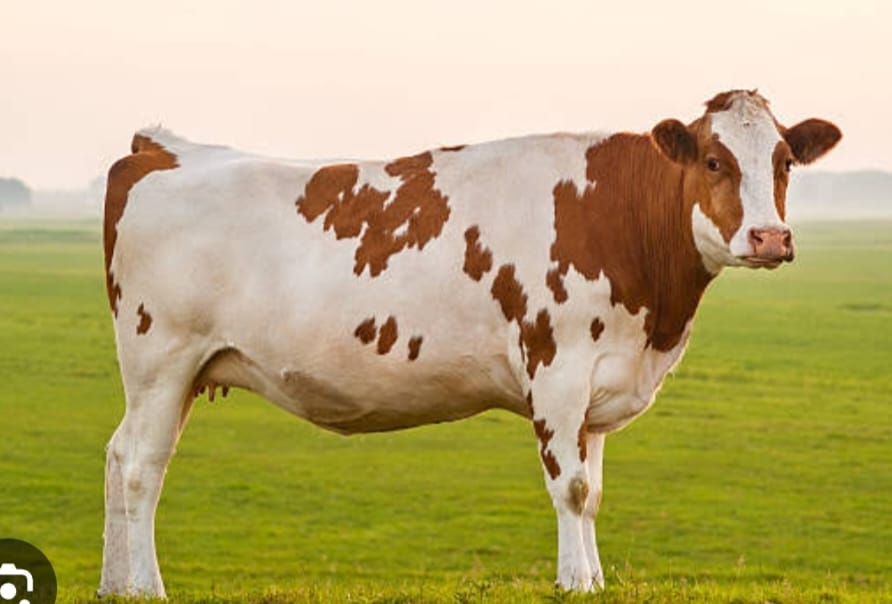
#> input picture uploads/20250922_114316_Cattel_Image.jpeg, 892 x 604 px
$ python -i health_breeding_insights.py   (imports and definitions only)
#> lines starting #> are read from the running program, lines starting #| are printed output that depends on the picture; after the words box and inside, x2 and y2 are one past the last pixel; in counts of white or black regions, pixels touching at a corner belong together
#> further down, picture is the input picture: shape (604, 892, 3); mean B, G, R 113.8, 168.5, 182.4
# Health Assessment and Breeding Insights for Cattle Recognition
import cv2
import numpy as np
import pandas as pd
from typing import Dict, List, Tuple, Optional
from datetime import datetime
import json
import os
from dataclasses import dataclass
from enum import Enum


class BodyConditionScale(Enum):
    """Body Condition Score scale (1-9)"""
    EMACIATED = 1
    VERY_THIN = 2
    THIN = 3
    MODERATELY_THIN = 4
    MODERATE = 5
    MODERATELY_FLESHY = 6
    FLESHY = 7
    FAT = 8
    VERY_FAT = 9


@dataclass
class HealthAssessment:
    """Data class for health assessment results"""
    body_condition_score: float
    condition_category: str
    health_status: str
    weight_estimate_kg: Optional[float] = None
    age_estimate_months: Optional[int] = None
    reproductive_status: Optional[str] = None


@dataclass
class BreedingRecommendation:
    """Data class for breeding recommendations"""
    breeding_readiness: str
    optimal_breeding_season: str
    nutrition_recommendations: List[str]
    management_suggestions: List[str]
    expected_calving_interval: Optional[str] = None


class CattleHealthAnalyzer:
    """
    Advanced health analysis system for cattle using computer vision
    """

    def __init__(self):
        self.breed_characteristics = self.load_breed_characteristics()
        self.nutrition_database = self.load_nutrition_database()
        self.seasonal_recommendations = self.load_seasonal_recommendations()

    def load_breed_characteristics(self) -> Dict:
        """Load breed-specific characteristics and standards"""
        return {
            'Gir': {
                'mature_weight_kg': {'male': (400, 500), 'female': (300, 400)},
                'height_cm': {'male': (130, 140), 'female': (120, 130)},
                'characteristics': ['distinctive hump', 'curved horns', 'heat tolerant'],
                'optimal_bcs': (5, 7),
                'breeding_season': 'year-round',
                'first_calving_age_months': 36,
                'calving_interval_months': 13
            },
            'Sahiwal': {
                'mature_weight_kg': {'male': (450, 550), 'female': (350, 450)},
                'height_cm': {'male': (132, 142), 'female': (122, 132)},
                'characteristics': ['reddish-brown color', 'loose skin', 'good milker'],
                'optimal_bcs': (5, 7),
                'breeding_season': 'year-round',
                'first_calving_age_months': 34,
                'calving_interval_months': 12
            },
            'Holstein_Friesian': {
                'mature_weight_kg': {'male': (700, 900), 'female': (550, 700)},
                'height_cm': {'male': (150, 160), 'female': (140, 150)},
                'characteristics': ['black and white patches', 'large frame', 'high milk yield'],
                'optimal_bcs': (6, 8),
                'breeding_season': 'year-round',
                'first_calving_age_months': 24,
                'calving_interval_months': 12
            },
            'Jersey': {
                'mature_weight_kg': {'male': (500, 650), 'female': (350, 450)},
                'height_cm': {'male': (125, 135), 'female': (115, 125)},
                'characteristics': ['fawn color', 'compact size', 'high butterfat'],
                'optimal_bcs': (5, 7),
                'breeding_season': 'year-round',
                'first_calving_age_months': 22,
                'calving_interval_months': 11
            },
            'Red_Sindhi': {
                'mature_weight_kg': {'male': (400, 500), 'female': (300, 400)},
                'height_cm': {'male': (130, 140), 'female': (120, 130)},
                'characteristics': ['red color', 'heat tolerant', 'dual purpose'],
                'optimal_bcs': (5, 7),
                'breeding_season': 'year-round',
                'first_calving_age_months': 36,
                'calving_interval_months': 13
            }
        }

    def load_nutrition_database(self) -> Dict:
        """Load nutrition requirements by breed and condition"""
        return {
            'dry_matter_intake_percent': {
                'lactating': 3.5,
                'pregnant': 2.8,
                'dry': 2.2,
                'growing': 3.0
            },
            'protein_requirements_percent': {
                'lactating': {'high_yield': 16, 'medium_yield': 14, 'low_yield': 12},
                'pregnant': 11,
                'dry': 9,
                'growing': 14
            },
            'energy_requirements_mcal_per_day': {
                'maintenance': {'small': 12, 'medium': 15, 'large': 18},
                'lactation_per_kg_milk': 0.74,
                'pregnancy_last_trimester': 3.2,
                'growth_per_kg_gain': 4.4
            },
            'mineral_requirements': {
                'calcium_percent': 0.6,
                'phosphorus_percent': 0.4,
                'salt_percent': 0.5,
                'trace_minerals': ['copper', 'zinc', 'selenium', 'cobalt']
            }
        }

    def load_seasonal_recommendations(self) -> Dict:
        """Load seasonal breeding and management recommendations"""
        return {
            'monsoon': {
                'breeding': 'Ideal for heat-sensitive breeds',
                'nutrition': 'Focus on green fodder, watch for parasites',
                'management': 'Ensure proper drainage, foot care'
            },
            'winter': {
                'breeding': 'Good for all breeds',
                'nutrition': 'Increase energy supplements',
                'management': 'Provide shelter, increase feeding frequency'
            },
            'summer': {
                'breeding': 'Avoid peak heat months for temperate breeds',
                'nutrition': 'Provide adequate water, electrolytes',
                'management': 'Shade, ventilation, early morning/evening feeding'
            }
        }

    # [25 lines left out: function analyze_body_condition, not called in this run]

    def extract_body_features(self, image: np.ndarray) -> Dict:
        """
        Extract morphological features for body condition assessment
        """
        # Convert to grayscale for processing
        gray = cv2.cvtColor(image, cv2.COLOR_BGR2GRAY)
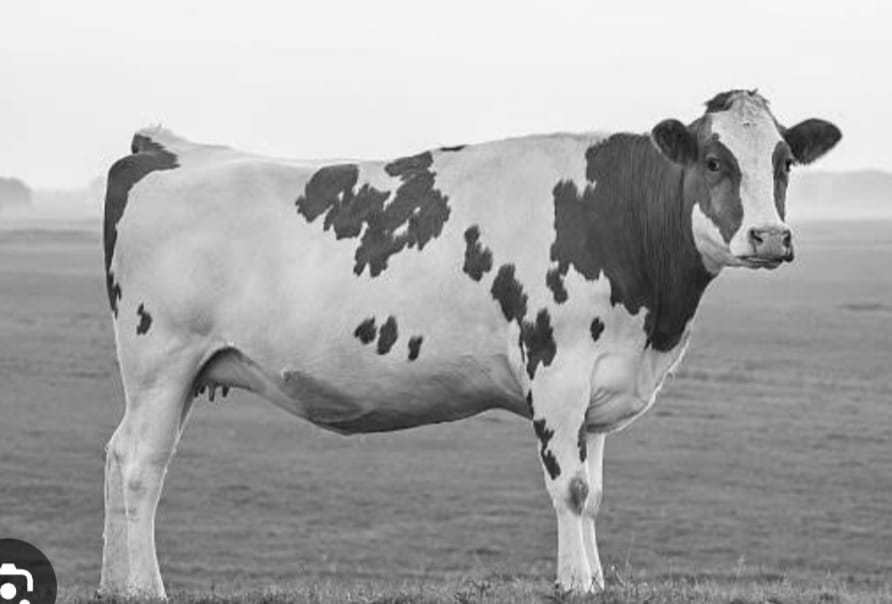
#> gray: shape (604, 892); min 9, max 255, mean 166.5

        # Apply Gaussian blur to reduce noise
        blurred = cv2.GaussianBlur(gray, (5, 5), 0)

        # Edge detection for body outline
        edges = cv2.Canny(blurred, 50, 150)
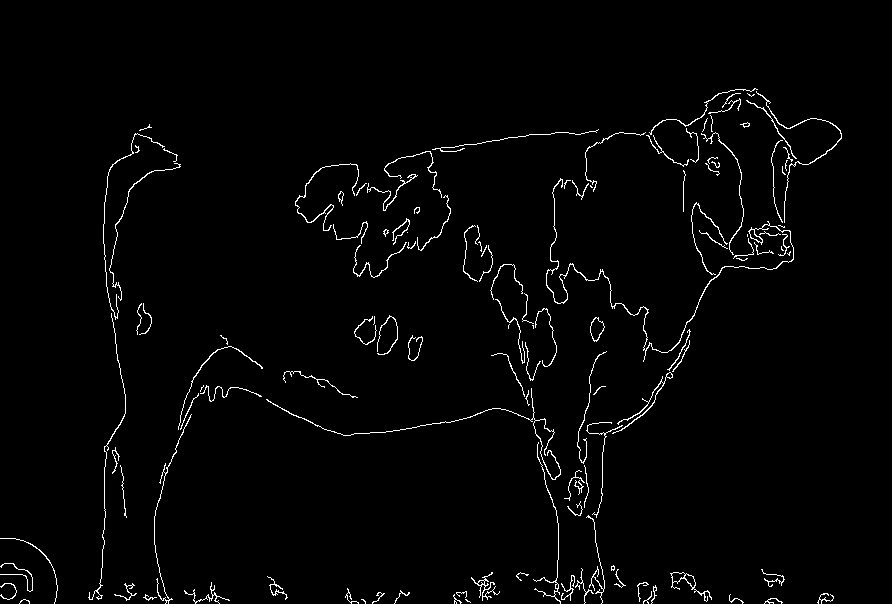
#> edges: shape (604, 892); 1.9% white in thin lines or dots, all inside (x1, y1, x2, y2) = (0, 88, 842, 604)

        # Find contours
        contours, _ = cv2.findContours(edges, cv2.RETR_EXTERNAL, cv2.CHAIN_APPROX_SIMPLE)
#> contours = 128 contours, 93 with area under 20; largest, box (x1, y1, x2, y2) and area: (546, 178, 794, 362) 248, (590, 317, 605, 342) 215, (670, 572, 712, 602) 206, (612, 372, 673, 434) 90, (756, 91, 842, 223) 73

        if not contours:
            return {'error': 'No contours found'}

        # Get the largest contour (assumed to be the cattle body)
        main_contour = max(contours, key=cv2.contourArea)
#> main_contour = contour of 679 points, box (x1, y1, x2, y2) (546, 178, 794, 362), area 248

        # Calculate basic geometric features
        area = cv2.contourArea(main_contour)
#> area = 248
        perimeter = cv2.arcLength(main_contour, True)
#> perimeter = 1543.7

        # Fit bounding rectangle and ellipse
        x, y, w, h = cv2.boundingRect(main_contour)
#> x = 546; y = 178; w = 248; h = 184
        aspect_ratio = w / h if h > 0 else 0
#> aspect_ratio = 1.35

        # Convex hull and solidity
        hull = cv2.convexHull(main_contour)
#> hull = contour of 17 points, box (x1, y1, x2, y2) (546, 178, 794, 362), area 28914
        hull_area = cv2.contourArea(hull)
#> hull_area = 28914.5
        solidity = area / hull_area if hull_area > 0 else 0
#> solidity = 0.00858

        # Fit ellipse for body shape analysis
        if len(main_contour) >= 5:
            ellipse = cv2.fitEllipse(main_contour)
#> ellipse = ((665.4, 208.3), (220, 256.5), 28.61)
            major_axis = max(ellipse[1])
#> major_axis = 256.5
            minor_axis = min(ellipse[1])
#> minor_axis = 220
            ellipse_ratio = major_axis / minor_axis if minor_axis > 0 else 0
#> ellipse_ratio = 1.17
        else:
            ellipse_ratio = 1.0

        # Calculate moments for shape analysis
        moments = cv2.moments(main_contour)
#> moments = moments, m00 248, centre m10/m00, m01/m00 = (680.2, 267)

        # Compactness (circularity)
        compactness = 4 * np.pi * area / (perimeter ** 2) if perimeter > 0 else 0
#> compactness = 0.00131

        # Regional analysis for fat deposits
        body_regions = self.analyze_body_regions(gray, main_contour)

        return {
            'area': area,
            'perimeter': perimeter,
            'aspect_ratio': aspect_ratio,
            'solidity': solidity,
            'ellipse_ratio': ellipse_ratio,
            'compactness': compactness,
            'bounding_box': (x, y, w, h),
            'body_regions': body_regions,
            'moments': moments
        }

    def analyze_body_regions(self, gray_image: np.ndarray, contour: np.ndarray) -> Dict:
        """
        Analyze specific body regions for condition assessment
        """
        # Create mask from contour
        mask = np.zeros(gray_image.shape, np.uint8)
        cv2.fillPoly(mask, [contour], 255)
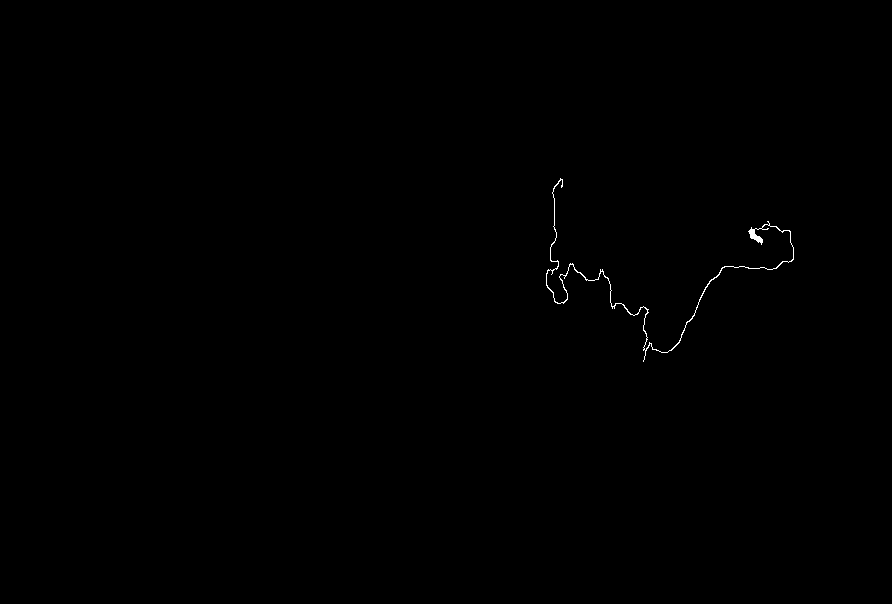
#> mask: shape (604, 892); 0.17% white in thin lines or dots, all inside (x1, y1, x2, y2) = (546, 178, 794, 362)

        # Get bounding rectangle
        x, y, w, h = cv2.boundingRect(contour)
#> x = 546; y = 178; w = 248; h = 184

        # Define regions of interest
        regions = {
            'spine_area': gray_image[y:y+h//3, x+w//4:x+3*w//4],
            'rib_area': gray_image[y+h//4:y+3*h//4, x:x+w//2],
            'hip_area': gray_image[y+2*h//3:y+h, x+w//4:x+3*w//4],
            'udder_area': gray_image[y+3*h//4:y+h, x+w//3:x+2*w//3]
        }

        region_analysis = {}
        for region_name, region_img in regions.items():
            if region_img.size > 0:
                # Calculate texture features
                mean_intensity = np.mean(region_img)
                std_intensity = np.std(region_img)

                # Calculate local binary pattern or other texture features
                region_analysis[region_name] = {
                    'mean_intensity': mean_intensity,
                    'std_intensity': std_intensity,
                    'uniformity': std_intensity / mean_intensity if mean_intensity > 0 else 0
                }
#> this loop made 4 passes
#> (region_name, mean_intensity, std_intensity) on passes 1 to 4: ('spine_area', 93.79, 35.25), ('rib_area', 97.59, 55.12), ('hip_area', 123.8, 52.9), ('udder_area', 118.7, 52.87)
#> after the loop, region_analysis = 4 items

        return region_analysis

    # [132 lines left out: functions estimate_body_condition_score, categorize_body_condition, assess_health_status, estimate_weight, generate_health_recommendations, not called in this run]


class BreedingAdvisor:
    """
    Breeding recommendations and management advisor
    """

    def __init__(self, health_analyzer: CattleHealthAnalyzer):
        self.health_analyzer = health_analyzer
        self.breeding_calendar = self.load_breeding_calendar()

    # [198 lines left out: functions load_breeding_calendar, generate_breeding_recommendations, assess_breeding_readiness, determine_optimal_breeding_season, generate_breeding_nutrition_recommendations, generate_management_suggestions, not called in this run]


class ComprehensiveHealthSystem:
    """
    Integrated system combining health analysis and breeding recommendations
    """

    def __init__(self):
        self.health_analyzer = CattleHealthAnalyzer()
        self.breeding_advisor = BreedingAdvisor(self.health_analyzer)

    # [152 lines left out: functions comprehensive_assessment, save_assessment_report, generate_summary_report, identify_priority_actions, generate_herd_suggestions, not called in this run]


# Example usage and testing
# [31 lines not run here, left out]

>>> import cv2
>>> picture = cv2.imread('uploads/20250922_114316_Cattel_Image.jpeg')
>>> result = CattleHealthAnalyzer().extract_body_features(picture)
#> result = 9 items
